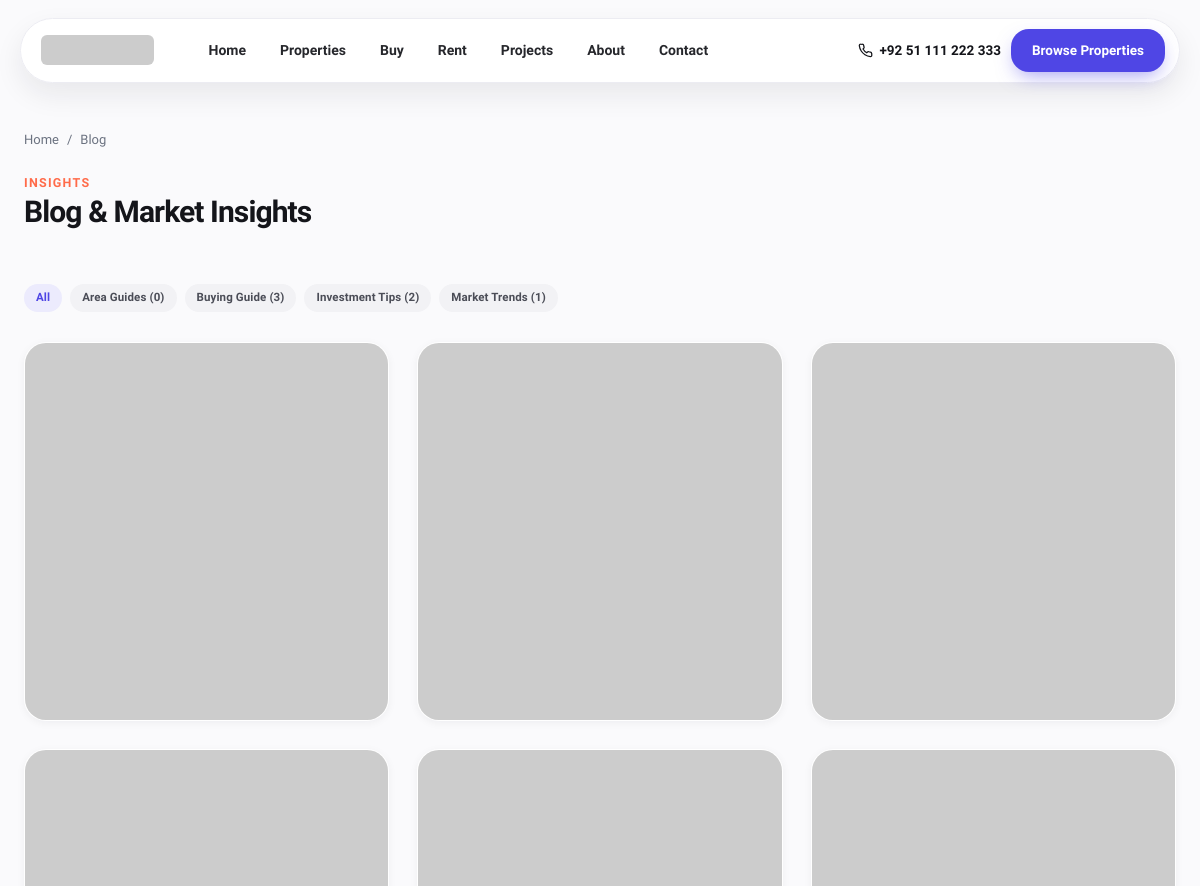
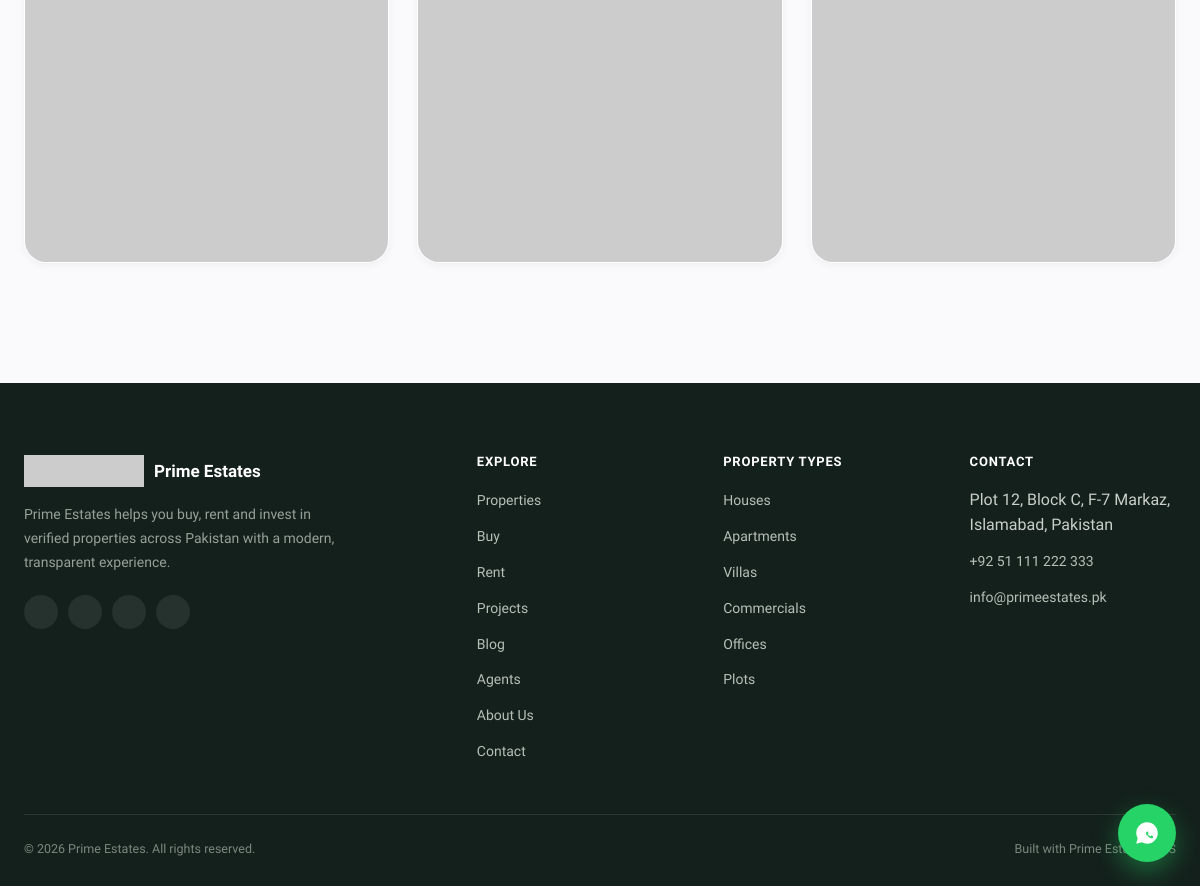
Page /blog on the committed database (2 pictures, top to bottom).
### tables this page shows
CREATE TABLE `menus` (
    `id` INT UNSIGNED AUTO_INCREMENT PRIMARY KEY,
    `location` ENUM('header','footer') NOT NULL DEFAULT 'header',
    `label` VARCHAR(100) NOT NULL,
    `url` VARCHAR(255) NOT NULL,
    `sort_order` INT NOT NULL DEFAULT 0,
    `target` VARCHAR(10) NOT NULL DEFAULT '_self',
    `parent_id` INT UNSIGNED NULL,
    `is_active` TINYINT(1) NOT NULL DEFAULT 1,
    KEY `idx_menus_location` (`location`,`is_active`,`sort_order`),
    CONSTRAINT `fk_menus_parent` FOREIGN KEY (`parent_id`) REFERENCES `menus`(`id`) ON DELETE CASCADE
);

CREATE TABLE `blog_categories` (
    `id` INT UNSIGNED AUTO_INCREMENT PRIMARY KEY,
    `name` VARCHAR(120) NOT NULL,
    `slug` VARCHAR(140) NOT NULL,
    UNIQUE KEY `uq_blog_categories_slug` (`slug`)
);

CREATE TABLE `blog_posts` (
    `id` INT UNSIGNED AUTO_INCREMENT PRIMARY KEY,
    `title` VARCHAR(220) NOT NULL,
    `slug` VARCHAR(240) NOT NULL,
    `author_id` INT UNSIGNED NULL,
    `category_id` INT UNSIGNED NULL,
    `featured_image_id` INT UNSIGNED NULL,
    `excerpt` VARCHAR(500) NULL,
    `content` LONGTEXT NULL,
    `status` ENUM('draft','published') NOT NULL DEFAULT 'draft',
    `seo_title` VARCHAR(255) NULL,
    `seo_description` VARCHAR(500) NULL,
    `published_at` DATETIME NULL,
    `created_at` TIMESTAMP NOT NULL DEFAULT CURRENT_TIMESTAMP,
    `updated_at` TIMESTAMP NOT NULL DEFAULT CURRENT_TIMESTAMP ON UPDATE CURRENT_TIMESTAMP,
    UNIQUE KEY `uq_blog_posts_slug` (`slug`),
    KEY `idx_blog_posts_status` (`status`,`published_at`),
    CONSTRAINT `fk_blog_posts_author` FOREIGN KEY (`author_id`) REFERENCES `users`(`id`) ON DELETE SET NULL,
    CONSTRAINT `fk_blog_posts_category` FOREIGN KEY (`category_id`) REFERENCES `blog_categories`(`id`) ON DELETE SET NULL,
    CONSTRAINT `fk_blog_posts_image` FOREIGN KEY (`featured_image_id`) REFERENCES `media`(`id`) ON DELETE SET NULL
);

CREATE TABLE `property_types` (
    `id` INT UNSIGNED AUTO_INCREMENT PRIMARY KEY,
    `name` VARCHAR(100) NOT NULL,
    `slug` VARCHAR(120) NOT NULL,
    `icon` VARCHAR(100) NULL,
    `sort_order` INT NOT NULL DEFAULT 0,
    `is_active` TINYINT(1) NOT NULL DEFAULT 1,
    UNIQUE KEY `uq_property_types_slug` (`slug`)
);

### views/partials/blog-card.php (the view, shortened to what the rows shown need)
<?php
$b = $post;
$img = $b['featured_image_id'] ? media_url((Media::find((int) $b['featured_image_id'])['path'] ?? null)) : asset('images/placeholder.svg');
?>
<article class="blog-card">
    <a href="/blog/<?= e($b['slug']) ?>" class="blog-card-media"><img src="<?= e($img) ?>" alt="<?= e($b['title']) ?>" loading="lazy"></a>
    <div class="blog-card-body">
    </div>
</article>

### core/Router.php (shortened to what the rows shown need)
<?php
final class Router
{
    private array $routes = [];
    public function get(string $pattern, callable $handler): void
    {
        $this->routes['GET'][] = [$pattern, $handler];
    }
    public function post(string $pattern, callable $handler): void
    {
        $this->routes['POST'][] = [$pattern, $handler];
    }
    public function dispatch(string $method, string $path): void
    {
        $path = '/' . trim(rawurldecode(parse_url($path, PHP_URL_PATH) ?: '/'), '/');
        foreach ($this->routes[$method] ?? [] as [$pattern, $handler]) {
            $params = $this->match($pattern, $path);
            if ($params !== null) {
                call_user_func($handler, $params);
                return;
            }
        }
    }
    private function match(string $pattern, string $path): ?array
    {
        $pattern = '/' . trim($pattern, '/');
        if ($pattern === '/') {
            return $path === '/' ? [] : null;
        }
        $paramNames = [];
        $regex = preg_replace_callback('/:([a-zA-Z_]+)/', function ($m) use (&$paramNames) {
            $paramNames[] = $m[1];
            return '([^/]+)';
        }, $pattern);
        if (!preg_match('#^' . $regex . '$#', $path, $matches)) {
            return null;
        }
        array_shift($matches);
        return array_combine($paramNames, array_map('rawurldecode', $matches));
    }
}

### views/layouts/site-header.php (shortened to what the rows shown need)
<?php
$siteName = Settings::get('site_name', 'Real Estate');
$logo = Settings::media('logo_media_id');
$phone = Settings::get('phone', '');
$heroPage = $heroPage ?? false;
$navItems = Menu::forLocation('header');
$currentPath = current_path();
?>
<!doctype html>
<html lang="en">
<head>
<link rel="stylesheet" href="<?= asset('css/base.css') ?>">
<link rel="stylesheet" href="<?= asset('css/components.css') ?>">
</head>
<body>
<header class="site-header <?= $heroPage ? '' : 'nav-solid' ?>">
    <nav class="pill-nav">
        <a class="pill-nav-logo" href="/">
            <?php if ($logo): ?><img src="<?= e($logo) ?>" alt="<?= e($siteName) ?>"><?php else: ?><span><?= e($siteName) ?></span><?php endif; ?>
        </a>
        <ul class="pill-nav-links">
            <?php foreach ($navItems as $item): ?>
                <li><a href="<?= e($item['url']) ?>" target="<?= e($item['target']) ?>" class="<?= $currentPath === $item['url'] ? 'active' : '' ?>"><?= e($item['label']) ?></a></li>
            <?php endforeach; ?>
        </ul>
        <div class="pill-nav-cta">
            <?php if ($phone): ?>
            <a class="nav-phone-link" href="<?= e(tel_link($phone)) ?>">
                <?= e($phone) ?>
            </a>
            <?php endif; ?>
            <a class="btn btn-primary" href="<?= e(Settings::get('hero_cta_url', '/properties')) ?>">Browse Properties</a>
        </div>
    </nav>
</header>

### views/pages/blog.php (shortened to what the rows shown need)
<?php
view('layouts/site-header', ['title' => $title, 'description' => $description, 'heroPage' => $heroPage]);
?>
<div class="container" style="padding-top:130px;padding-bottom:80px;">
    <div class="breadcrumb"><a href="/">Home</a> <span>/</span> <span>Blog</span></div>
    <div class="section-head">
        <div><span class="eyebrow">Insights</span><h1 style="font-size:30px;">Blog & Market Insights</h1></div>
    </div>
    <div style="display:flex;gap:8px;flex-wrap:wrap;margin-bottom:30px;">
        <a href="/blog" class="badge <?= empty($_GET['category']) ? 'badge-sale' : 'badge-neutral' ?>">All</a>
        <?php foreach ($categories as $c): ?>
            <a href="/blog?category=<?= e($c['slug']) ?>" class="badge <?= ($_GET['category'] ?? '') === $c['slug'] ? 'badge-sale' : 'badge-neutral' ?>"><?= e($c['name']) ?> (<?= (int) $c['post_count'] ?>)</a>
        <?php endforeach; ?>
    </div>
    <?php if ($items): ?>
        <div class="blog-grid">
            <?php foreach ($items as $post): view('partials/blog-card', ['post' => $post]); endforeach; ?>
        </div>
    <?php else: ?>
        <div class="empty-state"><h3>No posts found</h3></div>
    <?php endif; ?>
</div>
<?php view('layouts/site-footer'); ?>

### views/layouts/site-footer.php (shortened to what the rows shown need)
<?php
$siteName = Settings::get('site_name', 'Real Estate');
$logo = Settings::media('logo_media_id');
$phone = Settings::get('phone', '');
$whatsapp = Settings::get('whatsapp', '');
$email = Settings::get('email', '');
$address = Settings::get('address', '');
$footerDesc = Settings::get('footer_description', '');
$copyright = str_replace('{year}', date('Y'), Settings::get('footer_copyright', '© {year} ' . $siteName));
$footerLinks = Menu::forLocation('footer');
$types = PropertyType::active();
$socials = [
    'facebook_url' => 'facebook', 'instagram_url' => 'instagram', 'linkedin_url' => 'linkedin', 'youtube_url' => 'youtube', 'tiktok_url' => 'tiktok',
];
$socialIcons = [
    'facebook' => '<path d="M15 4h-2a4 4 0 00-4 4v2H7v3h2v7h3v-7h2.5l.5-3H12V8a1 1 0 011-1h2z"/>',
    'instagram' => '<rect x="3" y="3" width="18" height="18" rx="5"/><circle cx="12" cy="12" r="4"/><circle cx="17.5" cy="6.5" r="1"/>',
    'linkedin' => '<rect x="3" y="3" width="18" height="18" rx="2"/><path d="M8 11v5M8 8v.01M12 16v-3a2 2 0 014 0v3M12 16v-5"/>',
    'youtube' => '<rect x="2" y="5" width="20" height="14" rx="4"/><path d="M10 9l5 3-5 3z"/>',
    'tiktok' => '<path d="M9 12a4 4 0 104 4V4a5 5 0 005 5"/>',
];
?>
<footer class="site-footer">
    <div class="container">
        <div class="footer-grid">
            <div>
                <div class="footer-brand">
                    <?php if ($logo): ?><img src="<?= e($logo) ?>" alt=""><?php endif; ?>
                    <span><?= e($siteName) ?></span>
                </div>
                <p class="footer-desc"><?= e($footerDesc) ?></p>
                <div class="footer-social">
                    <?php foreach ($socials as $key => $slug): $url = Settings::get($key, ''); if (!$url) continue; ?>
                        <a href="<?= e($url) ?>" target="_blank" rel="noopener" aria-label="<?= e($slug) ?>">
                            <svg width="15" height="15" viewBox="0 0 24 24" fill="none" stroke="currentColor" stroke-width="1.8"><?= $socialIcons[$slug] ?></svg>
                        </a>
                    <?php endforeach; ?>
                </div>
            </div>
            <div class="footer-col">
                <h4>Explore</h4>
                <ul>
                    <?php foreach ($footerLinks as $link): ?>
                        <li><a href="<?= e($link['url']) ?>"><?= e($link['label']) ?></a></li>
                    <?php endforeach; ?>
                </ul>
            </div>
            <div class="footer-col">
                <h4>Property Types</h4>
                <ul>
                    <?php foreach (array_slice($types, 0, 6) as $t): ?>
                        <li><a href="/properties?type=<?= e($t['slug']) ?>"><?= e($t['name']) ?>s</a></li>
                    <?php endforeach; ?>
                </ul>
            </div>
            <div class="footer-col">
                <h4>Contact</h4>
                <ul>
                    <?php if ($address): ?><li><?= e($address) ?></li><?php endif; ?>
                    <?php if ($phone): ?><li><a href="<?= e(tel_link($phone)) ?>"><?= e($phone) ?></a></li><?php endif; ?>
                    <?php if ($email): ?><li><a href="mailto:<?= e($email) ?>"><?= e($email) ?></a></li><?php endif; ?>
                </ul>
            </div>
        </div>
        <div class="footer-bottom">
            <span><?= e($copyright) ?></span>
            <span>Built with Prime Estates CMS</span>
        </div>
    </div>
</footer>
<?php if ($whatsapp): ?>
<a class="whatsapp-float" href="<?= e(whatsapp_link($whatsapp, Settings::get('whatsapp_default_message', 'Hello, I am interested in your properties.'))) ?>" target="_blank" rel="noopener" aria-label="Chat on WhatsApp">
</a>
<?php endif; ?>
</body>
</html>

### rows in the picture
menus: label "Home"
menus: label "Properties"
menus: label "Buy"
menus: label "Rent"
menus: label "Projects"
menus: label "About"
menus: label "Contact"
blog_categories: name "Area Guides", post_count "0"
blog_categories: name "Buying Guide", post_count "3"
blog_categories: name "Investment Tips", post_count "2"
blog_categories: name "Market Trends", post_count "1"
menus: label "Properties"
menus: label "Buy"
menus: label "Rent"
menus: label "Projects"
menus: label "Blog"
menus: label "Agents"
menus: label "About Us"
menus: label "Contact"
property_types: name "House"
property_types: name "Apartment"
property_types: name "Villa"
property_types: name "Commercial"
property_types: name "Office"
property_types: name "Plot"
